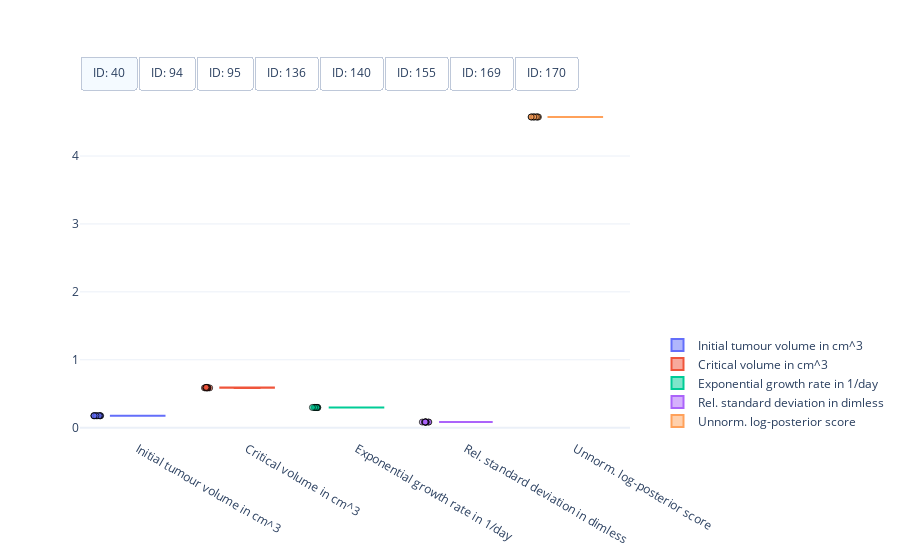

The code cell stored with this chart in its notebook:
### Code cell
#
# Visualisation of the spread of optimised model parameters for multiple runs from different initial points.
#
# This cell needs the above optimised parameters, and their respective objective function scores, as well as the data
# [mouse_parameters_multiplicative_noise, log_posterior_scores_multiplicative_noise, data]
#

import plotly.colors
import plotly.graph_objects as go


# Get mouse ids
mouse_ids = data['#ID'].unique()

# Get number of parameters + score (for visualisation)
n_params = mouse_parameters.shape[2] + 1

# Define colorscheme
colors = plotly.colors.qualitative.Plotly[:n_params]

# Get optimised parameters
optimised_parameters = mouse_parameters_multiplicative_noise

# Get optimised parameters
scores = log_posterior_scores_multiplicative_noise

# Create figure
fig = go.Figure()

# Box plot of optimised model parameters
for index, id_m in enumerate(mouse_ids):
    # Get optimised parameters
    parameters = optimised_parameters[index, ...]

    # Get scores
    score = scores[index, :]

    # Create box plot of for initial tumour volume
    fig.add_trace(
        go.Box(
            y=parameters[:, 0],  
            name="Initial tumour volume in cm^3",
            boxpoints='all',
            jitter=0.2,
            pointpos=-1.5,
            visible=True if index == 0 else False,
            marker=dict(
                symbol='circle',
                opacity=0.7,
                line=dict(color='black', width=1)),
            marker_color=colors[0],
            line_color=colors[0]))

    # Create box plot for critical volume
    fig.add_trace(
        go.Box(
            y=parameters[:, 1],  
            name="Critical volume in cm^3",
            boxpoints='all',
            jitter=0.2,
            pointpos=-1.5,
            visible=True if index == 0 else False,
            marker=dict(
                symbol='circle',
                opacity=0.7,
                line=dict(color='black', width=1)),
            marker_color=colors[1],
            line_color=colors[1]))

    # Create box plot of for exponential tumour growth
    fig.add_trace(
        go.Box(
            y=parameters[:, 2],  
            name="Exponential growth rate in 1/day",
            boxpoints='all',
            jitter=0.2,
            pointpos=-1.5,
            visible=True if index == 0 else False,
            marker=dict(
                symbol='circle',
                opacity=0.7,
                line=dict(color='black', width=1)),
            marker_color=colors[2],
            line_color=colors[2]))

    # Create box plot for sigma
    fig.add_trace(
        go.Box(
            y=parameters[:, 3],  
            name="Rel. standard deviation in dimless",
            boxpoints='all',
            jitter=0.2,
            pointpos=-1.5,
            visible=True if index == 0 else False,
            marker=dict(
                symbol='circle',
                opacity=0.7,
                line=dict(color='black', width=1)),
            marker_color=colors[3],
            line_color=colors[3]))
    
    # Create box plot of for objective function score
    fig.add_trace(
        go.Box(
            y=score,  
            name="Unnorm. log-posterior score",
            boxpoints='all',
            jitter=0.2,
            pointpos=-1.5,
            visible=True if index == 0 else False,
            marker=dict(
                symbol='circle',
                opacity=0.7,
                line=dict(color='black', width=1)),
            marker_color=colors[4],
            line_color=colors[4]))

# Set figure size
fig.update_layout(
    autosize=True,
    template="plotly_white")

# Add switch between mice
fig.update_layout(
    updatemenus=[
        dict(
            type = "buttons",
            direction = "right",
            buttons=list([
                dict(
                    args=[{"visible": [True]*5 + [False]*(5 * 7)}],
                    label="ID: %d" % mouse_ids[0],
                    method="restyle"
                ),
                dict(
                    args=[{"visible": [False]*5 + [True]*5 + [False]*(5 * 6)}],
                    label="ID: %d" % mouse_ids[1],
                    method="restyle"
                ),
                dict(
                    args=[{"visible": [False]*(5 * 2) + [True]*5 + [False]*(5 * 5)}],
                    label="ID: %d" % mouse_ids[2],
                    method="restyle"
                ),
                dict(
                    args=[{"visible": [False]*(5 * 3) + [True]*5 + [False]*(5 * 4)}],
                    label="ID: %d" % mouse_ids[3],
                    method="restyle"
                ),
                dict(
                    args=[{"visible": [False]*(5 * 4) + [True]*5 + [False]*(5 * 3)}],
                    label="ID: %d" % mouse_ids[4],
                    method="restyle"
                ),
                dict(
                    args=[{"visible": [False]*(5 * 5) + [True]*5 + [False]*(5 * 2)}],
                    label="ID: %d" % mouse_ids[5],
                    method="restyle"
                ),
                dict(
                    args=[{"visible": [False]*(5 * 6) + [True]*5 + [False]* 5}],
                    label="ID: %d" % mouse_ids[6],
                    method="restyle"
                ),
                dict(
                    args=[{"visible": [False]*(5 * 7) + [True]*5}],
                    label="ID: %d" % mouse_ids[7],
                    method="restyle"
                )
            ]),
            pad={"r": 0, "t": -10},
            showactive=True,
            x=0.0,
            xanchor="left",
            y=1.1,
            yanchor="top"
        )
    ]
)

# Position legend
fig.update_layout(legend=dict(
    yanchor="bottom",
    y=0.01,
    xanchor="left",
    x=1.05))

# Show figure
fig.show()

### Figure 1 — Plotly figure (JSON) as saved in the notebook; plotly's stock layout.template omitted (floating-point values rounded to 4 significant figures)
{"data": [{"boxpoints": "all", "jitter": 0.2, "line": {"color": "#636EFA"}, "marker": {"color": "#636EFA", "line": {"color": "black", "width": 1}, "opacity": 0.7, "symbol": "circle"}, "name": "Initial tumour volume in cm^3", "pointpos": -1.5, "type": "box", "visible": true, "y": [0.1758, 0.1757, 0.1756, 0.1757, 0.1757, 0.1757, 0.1758, 0.1757, 0.1758, 0.1757]}, {"boxpoints": "all", "jitter": 0.2, "line": {"color": "#EF553B"}, "marker": {"color": "#EF553B", "line": {"color": "black", "width": 1}, "opacity": 0.7, "symbol": "circle"}, "name": "Critical volume in cm^3", "pointpos": -1.5, "type": "box", "visible": true, "y": [0.5929, 0.586, 0.5862, 0.5862, 0.5861, 0.5868, 0.5929, 0.5861, 0.5929, 0.5861]}, {"boxpoints": "all", "jitter": 0.2, "line": {"color": "#00CC96"}, "marker": {"color": "#00CC96", "line": {"color": "black", "width": 1}, "opacity": 0.7, "symbol": "circle"}, "name": "Exponential growth rate in 1/day", "pointpos": -1.5, "type": "box", "visible": true, "y": [0.2962, 0.2979, 0.2978, 0.2979, 0.2979, 0.2977, 0.2962, 0.2979, 0.2962, 0.2979]}, {"boxpoints": "all", "jitter": 0.2, "line": {"color": "#AB63FA"}, "marker": {"color": "#AB63FA", "line": {"color": "black", "width": 1}, "opacity": 0.7, "symbol": "circle"}, "name": "Rel. standard deviation in dimless", "pointpos": -1.5, "type": "box", "visible": true, "y": [0.08293, 0.08294, 0.08319, 0.08303, 0.08293, 0.08293, 0.08293, 0.08293, 0.08293, 0.08293]}, {"boxpoints": "all", "jitter": 0.2, "line": {"color": "#FFA15A"}, "marker": {"color": "#FFA15A", "line": {"color": "black", "width": 1}, "opacity": 0.7, "symbol": "circle"}, "name": "Unnorm. log-posterior score", "pointpos": -1.5, "type": "box", "visible": true, "y": [4.574, 4.575, 4.574, 4.575, 4.575, 4.575, 4.574, 4.575, 4.574, 4.575]}, {"boxpoints": "all", "jitter": 0.2, "line": {"color": "#636EFA"}, "marker": {"color": "#636EFA", "line": {"color": "black", "width": 1}, "opacity": 0.7, "symbol": "circle"}, "name": "Initial tumour volume in cm^3", "pointpos": -1.5, "type": "box", "visible": false, "y": [0.07325, 0.07325, 0.07325, 0.07325, 0.07325, 0.07325, 0.07325, 0.07325, 0.07325, 0.07325]}, {"boxpoints": "all", "jitter": 0.2, "line": {"color": "#EF553B"}, "marker": {"color": "#EF553B", "line": {"color": "black", "width": 1}, "opacity": 0.7, "symbol": "circle"}, "name": "Critical volume in cm^3", "pointpos": -1.5, "type": "box", "visible": false, "y": [0.05611, 0.05611, 0.05611, 0.05611, 0.05611, 0.05611, 0.05611, 0.05611, 0.05611, 0.05611]}, {"boxpoints": "all", "jitter": 0.2, "line": {"color": "#00CC96"}, "marker": {"color": "#00CC96", "line": {"color": "black", "width": 1}, "opacity": 0.7, "symbol": "circle"}, "name": "Exponential growth rate in 1/day", "pointpos": -1.5, "type": "box", "visible": false, "y": [0.3584, 0.3584, 0.3584, 0.3584, 0.3584, 0.3584, 0.3584, 0.3584, 0.3584, 0.3584]}, {"boxpoints": "all", "jitter": 0.2, "line": {"color": "#AB63FA"}, "marker": {"color": "#AB63FA", "line": {"color": "black", "width": 1}, "opacity": 0.7, "symbol": "circle"}, "name": "Rel. standard deviation in dimless", "pointpos": -1.5, "type": "box", "visible": false, "y": [0.07164, 0.07164, 0.07164, 0.07164, 0.07164, 0.07164, 0.07164, 0.07164, 0.07164, 0.07164]}, {"boxpoints": "all", "jitter": 0.2, "line": {"color": "#FFA15A"}, "marker": {"color": "#FFA15A", "line": {"color": "black", "width": 1}, "opacity": 0.7, "symbol": "circle"}, "name": "Unnorm. log-posterior score", "pointpos": -1.5, "type": "box", "visible": false, "y": [27.81, 27.81, 27.81, 27.81, 27.81, 27.81, 27.81, 27.81, 27.81, 27.81]}, {"boxpoints": "all", "jitter": 0.2, "line": {"color": "#636EFA"}, "marker": {"color": "#636EFA", "line": {"color": "black", "width": 1}, "opacity": 0.7, "symbol": "circle"}, "name": "Initial tumour volume in cm^3", "pointpos": -1.5, "type": "box", "visible": false, "y": [0.1968, 0.1968, 0.1968, 0.1968, 0.1968, 0.1968, 0.1968, 0.1968, 0.1968, 0.1968]}, {"boxpoints": "all", "jitter": 0.2, "line": {"color": "#EF553B"}, "marker": {"color": "#EF553B", "line": {"color": "black", "width": 1}, "opacity": 0.7, "symbol": "circle"}, "name": "Critical volume in cm^3", "pointpos": -1.5, "type": "box", "visible": false, "y": [1.043, 1.043, 1.043, 1.043, 1.039, 1.043, 1.043, 1.043, 1.043, 1.043]}, {"boxpoints": "all", "jitter": 0.2, "line": {"color": "#00CC96"}, "marker": {"color": "#00CC96", "line": {"color": "black", "width": 1}, "opacity": 0.7, "symbol": "circle"}, "name": "Exponential growth rate in 1/day", "pointpos": -1.5, "type": "box", "visible": false, "y": [0.1907, 0.1907, 0.1907, 0.1907, 0.1912, 0.1907, 0.1907, 0.1907, 0.1907, 0.1907]}, {"boxpoints": "all", "jitter": 0.2, "line": {"color": "#AB63FA"}, "marker": {"color": "#AB63FA", "line": {"color": "black", "width": 1}, "opacity": 0.7, "symbol": "circle"}, "name": "Rel. standard deviation in dimless", "pointpos": -1.5, "type": "box", "visible": false, "y": [0.1418, 0.1418, 0.1418, 0.1418, 0.1414, 0.1418, 0.1418, 0.1418, 0.1418, 0.1418]}, {"boxpoints": "all", "jitter": 0.2, "line": {"color": "#FFA15A"}, "marker": {"color": "#FFA15A", "line": {"color": "black", "width": 1}, "opacity": 0.7, "symbol": "circle"}, "name": "Unnorm. log-posterior score", "pointpos": -1.5, "type": "box", "visible": false, "y": [0.5006, 0.5006, 0.5006, 0.5006, 0.5002, 0.5006, 0.5006, 0.5006, 0.5006, 0.5006]}, {"boxpoints": "all", "jitter": 0.2, "line": {"color": "#636EFA"}, "marker": {"color": "#636EFA", "line": {"color": "black", "width": 1}, "opacity": 0.7, "symbol": "circle"}, "name": "Initial tumour volume in cm^3", "pointpos": -1.5, "type": "box", "visible": false, "y": [0.1315, 0.1313, 0.1314, 0.1314, 0.1315, 0.1316, 0.1315, 0.1315, 0.1314, 0.1314]}, {"boxpoints": "all", "jitter": 0.2, "line": {"color": "#EF553B"}, "marker": {"color": "#EF553B", "line": {"color": "black", "width": 1}, "opacity": 0.7, "symbol": "circle"}, "name": "Critical volume in cm^3", "pointpos": -1.5, "type": "box", "visible": false, "y": [0.5668, 0.5569, 0.5666, 0.5608, 0.5679, 0.5675, 0.567, 0.5611, 0.5608, 0.5668]}, {"boxpoints": "all", "jitter": 0.2, "line": {"color": "#00CC96"}, "marker": {"color": "#00CC96", "line": {"color": "black", "width": 1}, "opacity": 0.7, "symbol": "circle"}, "name": "Exponential growth rate in 1/day", "pointpos": -1.5, "type": "box", "visible": false, "y": [0.1476, 0.1487, 0.1476, 0.1482, 0.1474, 0.1474, 0.1475, 0.1481, 0.1482, 0.1476]}, {"boxpoints": "all", "jitter": 0.2, "line": {"color": "#AB63FA"}, "marker": {"color": "#AB63FA", "line": {"color": "black", "width": 1}, "opacity": 0.7, "symbol": "circle"}, "name": "Rel. standard deviation in dimless", "pointpos": -1.5, "type": "box", "visible": false, "y": [0.07979, 0.07955, 0.07976, 0.07955, 0.07955, 0.07961, 0.07965, 0.07961, 0.07955, 0.07943]}, {"boxpoints": "all", "jitter": 0.2, "line": {"color": "#FFA15A"}, "marker": {"color": "#FFA15A", "line": {"color": "black", "width": 1}, "opacity": 0.7, "symbol": "circle"}, "name": "Unnorm. log-posterior score", "pointpos": -1.5, "type": "box", "visible": false, "y": [17.09, 17.09, 17.09, 17.09, 17.09, 17.09, 17.09, 17.09, 17.09, 17.09]}, {"boxpoints": "all", "jitter": 0.2, "line": {"color": "#636EFA"}, "marker": {"color": "#636EFA", "line": {"color": "black", "width": 1}, "opacity": 0.7, "symbol": "circle"}, "name": "Initial tumour volume in cm^3", "pointpos": -1.5, "type": "box", "visible": false, "y": [0.1081, 0.1081, 0.1081, 0.1081, 0.1081, 0.1081, 0.1081, 0.1081, 0.1081, 0.1081]}, {"boxpoints": "all", "jitter": 0.2, "line": {"color": "#EF553B"}, "marker": {"color": "#EF553B", "line": {"color": "black", "width": 1}, "opacity": 0.7, "symbol": "circle"}, "name": "Critical volume in cm^3", "pointpos": -1.5, "type": "box", "visible": false, "y": [1000.0, 1000.0, 1000.0, 1000.0, 1000.0, 1000.0, 1000.0, 1000.0, 1000.0, 1000.0]}, {"boxpoints": "all", "jitter": 0.2, "line": {"color": "#00CC96"}, "marker": {"color": "#00CC96", "line": {"color": "black", "width": 1}, "opacity": 0.7, "symbol": "circle"}, "name": "Exponential growth rate in 1/day", "pointpos": -1.5, "type": "box", "visible": false, "y": [0.09779, 0.09779, 0.09779, 0.09779, 0.09779, 0.09779, 0.09779, 0.09779, 0.09779, 0.09779]}, {"boxpoints": "all", "jitter": 0.2, "line": {"color": "#AB63FA"}, "marker": {"color": "#AB63FA", "line": {"color": "black", "width": 1}, "opacity": 0.7, "symbol": "circle"}, "name": "Rel. standard deviation in dimless", "pointpos": -1.5, "type": "box", "visible": false, "y": [0.1574, 0.1574, 0.1574, 0.1574, 0.1574, 0.1574, 0.1574, 0.1574, 0.1574, 0.1574]}, {"boxpoints": "all", "jitter": 0.2, "line": {"color": "#FFA15A"}, "marker": {"color": "#FFA15A", "line": {"color": "black", "width": 1}, "opacity": 0.7, "symbol": "circle"}, "name": "Unnorm. log-posterior score", "pointpos": -1.5, "type": "box", "visible": false, "y": [8.45, 8.45, 8.45, 8.45, 8.45, 8.45, 8.45, 8.45, 8.45, 8.45]}, {"boxpoints": "all", "jitter": 0.2, "line": {"color": "#636EFA"}, "marker": {"color": "#636EFA", "line": {"color": "black", "width": 1}, "opacity": 0.7, "symbol": "circle"}, "name": "Initial tumour volume in cm^3", "pointpos": -1.5, "type": "box", "visible": false, "y": [0.1002, 0.1003, 0.1003, 0.1002, 0.1004, 0.1002, 0.1003, 0.1004, 0.1002, 0.1002]}, {"boxpoints": "all", "jitter": 0.2, "line": {"color": "#EF553B"}, "marker": {"color": "#EF553B", "line": {"color": "black", "width": 1}, "opacity": 0.7, "symbol": "circle"}, "name": "Critical volume in cm^3", "pointpos": -1.5, "type": "box", "visible": false, "y": [0.1222, 0.1224, 0.1224, 0.1222, 0.1225, 0.1222, 0.1223, 0.1225, 0.1223, 0.1224]}, {"boxpoints": "all", "jitter": 0.2, "line": {"color": "#00CC96"}, "marker": {"color": "#00CC96", "line": {"color": "black", "width": 1}, "opacity": 0.7, "symbol": "circle"}, "name": "Exponential growth rate in 1/day", "pointpos": -1.5, "type": "box", "visible": false, "y": [0.757, 0.756, 0.7562, 0.756, 0.7552, 0.7565, 0.7559, 0.7547, 0.7558, 0.7557]}, {"boxpoints": "all", "jitter": 0.2, "line": {"color": "#AB63FA"}, "marker": {"color": "#AB63FA", "line": {"color": "black", "width": 1}, "opacity": 0.7, "symbol": "circle"}, "name": "Rel. standard deviation in dimless", "pointpos": -1.5, "type": "box", "visible": false, "y": [0.1372, 0.1372, 0.137, 0.1372, 0.1379, 0.1373, 0.1373, 0.1375, 0.1375, 0.1373]}, {"boxpoints": "all", "jitter": 0.2, "line": {"color": "#FFA15A"}, "marker": {"color": "#FFA15A", "line": {"color": "black", "width": 1}, "opacity": 0.7, "symbol": "circle"}, "name": "Unnorm. log-posterior score", "pointpos": -1.5, "type": "box", "visible": false, "y": [2.03, 2.029, 2.03, 2.029, 2.029, 2.029, 2.03, 2.03, 2.029, 2.029]}, {"boxpoints": "all", "jitter": 0.2, "line": {"color": "#636EFA"}, "marker": {"color": "#636EFA", "line": {"color": "black", "width": 1}, "opacity": 0.7, "symbol": "circle"}, "name": "Initial tumour volume in cm^3", "pointpos": -1.5, "type": "box", "visible": false, "y": [0.1215, 0.1215, 0.1215, 0.1215, 0.1215, 0.1215, 0.1215, 0.1215, 0.1215, 0.1215]}, {"boxpoints": "all", "jitter": 0.2, "line": {"color": "#EF553B"}, "marker": {"color": "#EF553B", "line": {"color": "black", "width": 1}, "opacity": 0.7, "symbol": "circle"}, "name": "Critical volume in cm^3", "pointpos": -1.5, "type": "box", "visible": false, "y": [0.6517, 0.6517, 0.6517, 0.6517, 0.6517, 0.6517, 0.6517, 0.6517, 0.6517, 0.6517]}, {"boxpoints": "all", "jitter": 0.2, "line": {"color": "#00CC96"}, "marker": {"color": "#00CC96", "line": {"color": "black", "width": 1}, "opacity": 0.7, "symbol": "circle"}, "name": "Exponential growth rate in 1/day", "pointpos": -1.5, "type": "box", "visible": false, "y": [0.09367, 0.09367, 0.09367, 0.09367, 0.09367, 0.09367, 0.09367, 0.09367, 0.09367, 0.09367]}, {"boxpoints": "all", "jitter": 0.2, "line": {"color": "#AB63FA"}, "marker": {"color": "#AB63FA", "line": {"color": "black", "width": 1}, "opacity": 0.7, "symbol": "circle"}, "name": "Rel. standard deviation in dimless", "pointpos": -1.5, "type": "box", "visible": false, "y": [0.04274, 0.04274, 0.04274, 0.04274, 0.04274, 0.04274, 0.04274, 0.04274, 0.04274, 0.04274]}, {"boxpoints": "all", "jitter": 0.2, "line": {"color": "#FFA15A"}, "marker": {"color": "#FFA15A", "line": {"color": "black", "width": 1}, "opacity": 0.7, "symbol": "circle"}, "name": "Unnorm. log-posterior score", "pointpos": -1.5, "type": "box", "visible": false, "y": [31.57, 31.57, 31.57, 31.57, 31.57, 31.57, 31.57, 31.57, 31.57, 31.57]}, {"boxpoints": "all", "jitter": 0.2, "line": {"color": "#636EFA"}, "marker": {"color": "#636EFA", "line": {"color": "black", "width": 1}, "opacity": 0.7, "symbol": "circle"}, "name": "Initial tumour volume in cm^3", "pointpos": -1.5, "type": "box", "visible": false, "y": [0.08314, 0.08314, 0.08314, 0.08314, 0.08314, 0.08314, 0.08314, 0.08314, 0.08314, 0.06783]}, {"boxpoints": "all", "jitter": 0.2, "line": {"color": "#EF553B"}, "marker": {"color": "#EF553B", "line": {"color": "black", "width": 1}, "opacity": 0.7, "symbol": "circle"}, "name": "Critical volume in cm^3", "pointpos": -1.5, "type": "box", "visible": false, "y": [1.014, 1.014, 1.014, 1.014, 1.014, 1.014, 1.014, 1.014, 1.014, 0.001256]}, {"boxpoints": "all", "jitter": 0.2, "line": {"color": "#00CC96"}, "marker": {"color": "#00CC96", "line": {"color": "black", "width": 1}, "opacity": 0.7, "symbol": "circle"}, "name": "Exponential growth rate in 1/day", "pointpos": -1.5, "type": "box", "visible": false, "y": [0.0836, 0.0836, 0.0836, 0.0836, 0.0836, 0.0836, 0.0836, 0.0836, 0.0836, 11.25]}, {"boxpoints": "all", "jitter": 0.2, "line": {"color": "#AB63FA"}, "marker": {"color": "#AB63FA", "line": {"color": "black", "width": 1}, "opacity": 0.7, "symbol": "circle"}, "name": "Rel. standard deviation in dimless", "pointpos": -1.5, "type": "box", "visible": false, "y": [0.05984, 0.05984, 0.05984, 0.05984, 0.05984, 0.05984, 0.05984, 0.05984, 0.05984, 0.1415]}, {"boxpoints": "all", "jitter": 0.2, "line": {"color": "#FFA15A"}, "marker": {"color": "#FFA15A", "line": {"color": "black", "width": 1}, "opacity": 0.7, "symbol": "circle"}, "name": "Unnorm. log-posterior score", "pointpos": -1.5, "type": "box", "visible": false, "y": [31.43, 31.43, 31.43, 31.43, 31.43, 31.43, 31.43, 31.43, 31.43, 19.23]}], "layout": {"autosize": true, "legend": {"x": 1.05, "xanchor": "left", "y": 0.01, "yanchor": "bottom"}, "updatemenus": [{"buttons": [{"args": [{"visible": [true, true, true, true, true, false, false, false, false, false, false, false, false, false, false, false, false, false, false, false, false, false, false, false, false, false, false, false, false, false, false, false, false, false, false, false, false, false, false, false]}], "label": "ID: 40", "method": "restyle"}, {"args": [{"visible": [false, false, false, false, false, true, true, true, true, true, false, false, false, false, false, false, false, false, false, false, false, false, false, false, false, false, false, false, false, false, false, false, false, false, false, false, false, false, false, false]}], "label": "ID: 94", "method": "restyle"}, {"args": [{"visible": [false, false, false, false, false, false, false, false, false, false, true, true, true, true, true, false, false, false, false, false, false, false, false, false, false, false, false, false, false, false, false, false, false, false, false, false, false, false, false, false]}], "label": "ID: 95", "method": "restyle"}, {"args": [{"visible": [false, false, false, false, false, false, false, false, false, false, false, false, false, false, false, true, true, true, true, true, false, false, false, false, false, false, false, false, false, false, false, false, false, false, false, false, false, false, false, false]}], "label": "ID: 136", "method": "restyle"}, {"args": [{"visible": [false, false, false, false, false, false, false, false, false, false, false, false, false, false, false, false, false, false, false, false, true, true, true, true, true, false, false, false, false, false, false, false, false, false, false, false, false, false, false, false]}], "label": "ID: 140", "method": "restyle"}, {"args": [{"visible": [false, false, false, false, false, false, false, false, false, false, false, false, false, false, false, false, false, false, false, false, false, false, false, false, false, true, true, true, true, true, false, false, false, false, false, false, false, false, false, false]}], "label": "ID: 155", "method": "restyle"}, {"args": [{"visible": [false, false, false, false, false, false, false, false, false, false, false, false, false, false, false, false, false, false, false, false, false, false, false, false, false, false, false, false, false, false, true, true, true, true, true, false, false, false, false, false]}], "label": "ID: 169", "method": "restyle"}, {"args": [{"visible": [false, false, false, false, false, false, false, false, false, false, false, false, false, false, false, false, false, false, false, false, false, false, false, false, false, false, false, false, false, false, false, false, false, false, false, true, true, true, true, true]}], "label": "ID: 170", "method": "restyle"}], "direction": "right", "pad": {"r": 0, "t": -10}, "showactive": true, "type": "buttons", "x": 0, "xanchor": "left", "y": 1.1, "yanchor": "top"}]}}
